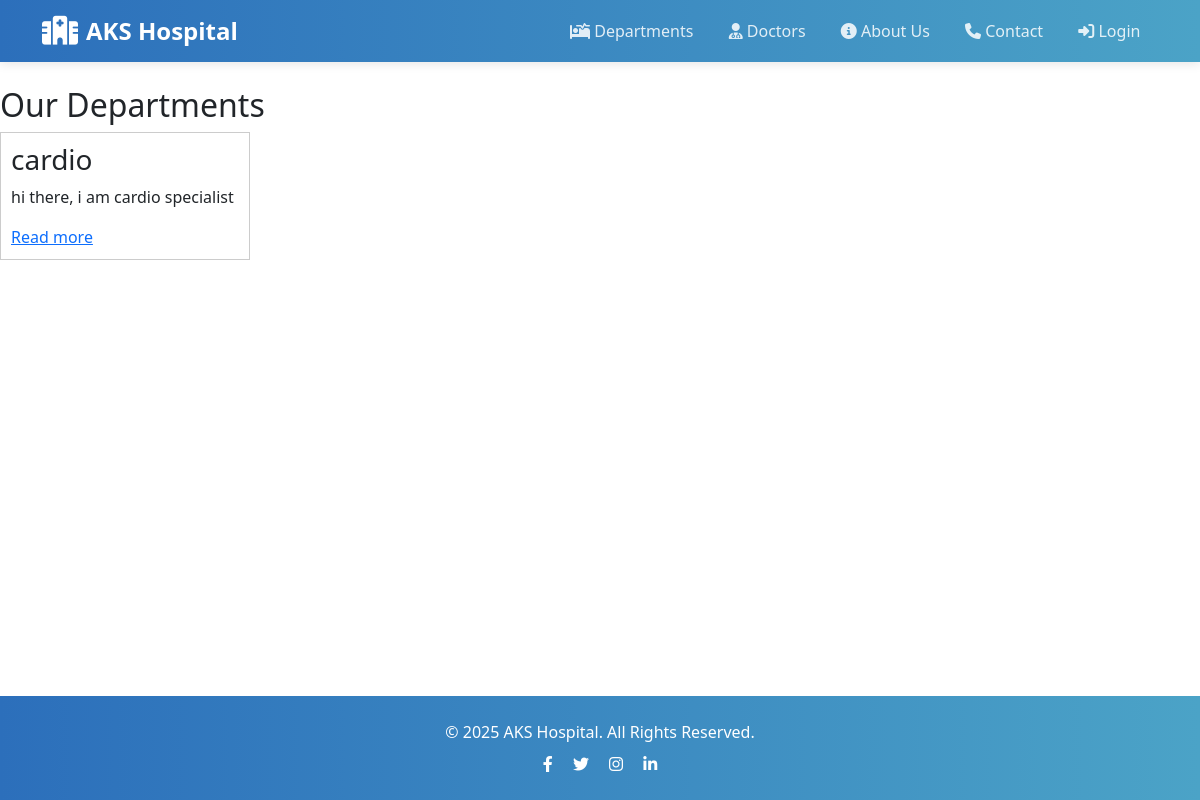
/departments/, run on an earlier commit of the app's database.
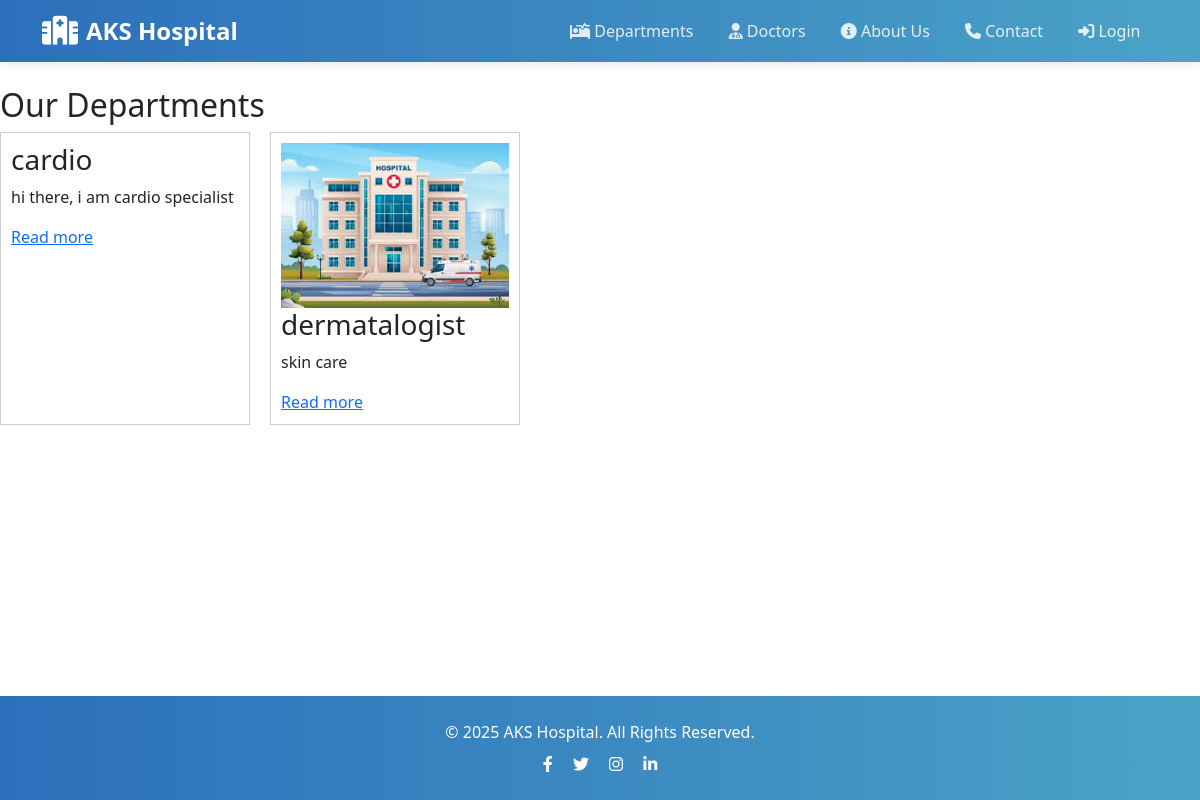
And on a later commit of the database.
### core/models.py (models this page shows, shortened)
class Department(models.Model):
    name = models.CharField(max_length=100)
    description = models.TextField()
    image = models.ImageField(upload_to='images/', default='default_department.png')

### core/views.py (the view)
# urls.py: path('departments/', views.departments_list, name='departments_list'),
def departments_list(request):
    departments = Department.objects.all()
    return render(request, 'core/departments_list.html', {'departments': departments})

### core/templates/core/departments_list.html
{% extends "base.html" %}
{% block content %}
<h2>Our Departments</h2>
<div style="display: flex; flex-wrap: wrap; gap: 20px;">
    {% for dept in departments %}
        <div style="border: 1px solid #ccc; padding: 10px; width: 250px;">
            {% if dept.image %}
                <img src="{{ dept.image.url }}" alt="{{ dept.name }}" style="width:100%;">
            {% endif %}
            <h3>{{ dept.name }}</h3>
            <p>{{ dept.description|truncatewords:15 }}</p>
            <a href="{% url 'departments_detail' dept.pk %}">Read more</a>
        </div>
    {% endfor %}
</div>
{% endblock %}

What changed in the data, as far as the page shows it:
added Department: image (placeholder picture), name "dermatalogist", description "skin care"
